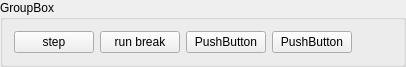
            <widget class="QGroupBox" name="groupBox">
             <property name="sizePolicy">
              <sizepolicy hsizetype="Preferred" vsizetype="Minimum">
               <horstretch>0</horstretch>
               <verstretch>0</verstretch>
              </sizepolicy>
             </property>
             <property name="maximumSize">
              <size>
               <width>16777215</width>
               <height>50</height>
              </size>
             </property>
             <property name="title">
              <string>GroupBox</string>
             </property>
             <layout class="QHBoxLayout" name="horizontalLayout">
              <item>
               <widget class="QPushButton" name="pushButton">
                <property name="text">
                 <string>step</string>
                </property>
               </widget>
              </item>
              <item>
               <widget class="QPushButton" name="pushButton_4">
                <property name="text">
                 <string>run break</string>
                </property>
               </widget>
              </item>
              <item>
               <widget class="QPushButton" name="pushButton_3">
                <property name="text">
                 <string>PushButton</string>
                </property>
               </widget>
              </item>
              <item>
               <widget class="QPushButton" name="pushButton_2">
                <property name="text">
                 <string>PushButton</string>
                </property>
               </widget>
              </item>
              <item>
               <spacer name="horizontalSpacer">
                <property name="orientation">
                 <enum>Qt::Horizontal</enum>
                </property>
                <property name="sizeHint" stdset="0">
                 <size>
                  <width>40</width>
                  <height>20</height>
                 </size>
                </property>
               </spacer>
              </item>
             </layout>
            </widget>
